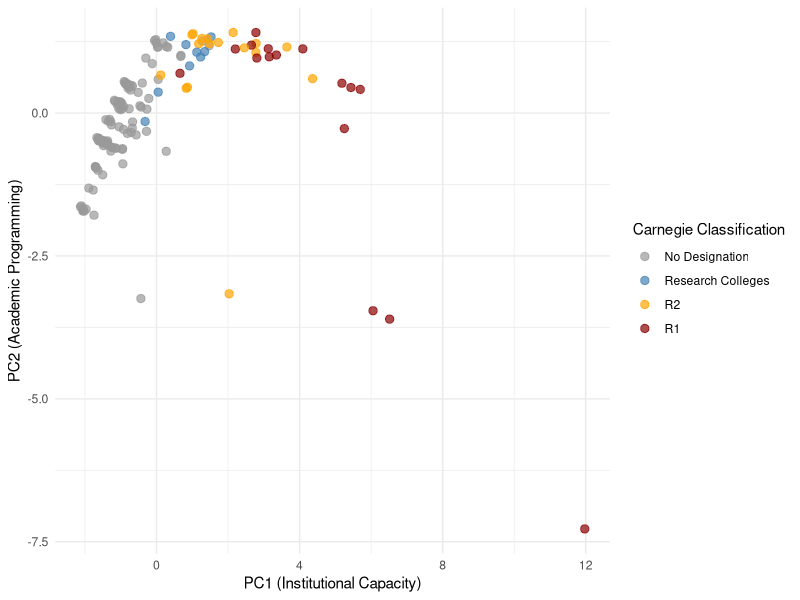

Reproduce this figure in R.
##############################
#
# Figure SXXXX: PCA results figure
# Ian Becker
# March 2026
#
##############################

library(ggplot2)

campus_pca <- read.csv("campus_data_with_pca.csv")

ggplot(campus_pca, aes(x = IEI_PC1, y = IEI_PC2, color = factor(carnegie_ordinal))) +
  geom_point(size = 2.5, alpha = 0.7) +
  scale_color_manual(values = c("1" = "gray60", "2" = "steelblue", 
                                "3" = "orange", "4" = "darkred"),
                     labels = c("No Designation", "Research Colleges", "R2", "R1")) +
  labs(x = "PC1 (Institutional Capacity)", 
       y = "PC2 (Academic Programming)",
       color = "Carnegie Classification") +
  theme_minimal()
